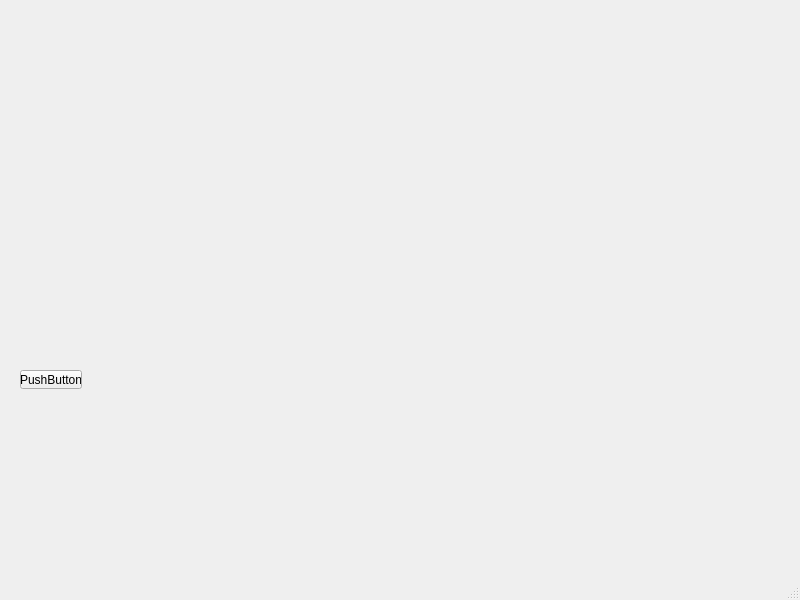
<?xml version="1.0" encoding="UTF-8"?>
<ui version="4.0">
 <class>MainWindow</class>
 <widget class="QMainWindow" name="MainWindow">
  <property name="geometry">
   <rect>
    <x>0</x>
    <y>0</y>
    <width>800</width>
    <height>600</height>
   </rect>
  </property>
  <property name="windowTitle">
   <string>MainWindow</string>
  </property>
  <widget class="QWidget" name="centralwidget">
   <widget class="QPushButton" name="pushButton">
    <property name="geometry">
     <rect>
      <x>20</x>
      <y>370</y>
      <width>62</width>
      <height>19</height>
     </rect>
    </property>
    <property name="text">
     <string>PushButton</string>
    </property>
   </widget>
  </widget>
  <widget class="QMenuBar" name="menubar">
   <property name="geometry">
    <rect>
     <x>0</x>
     <y>0</y>
     <width>800</width>
     <height>20</height>
    </rect>
   </property>
  </widget>
  <widget class="QStatusBar" name="statusbar"/>
 </widget>
 <resources/>
 <connections/>
</ui>
